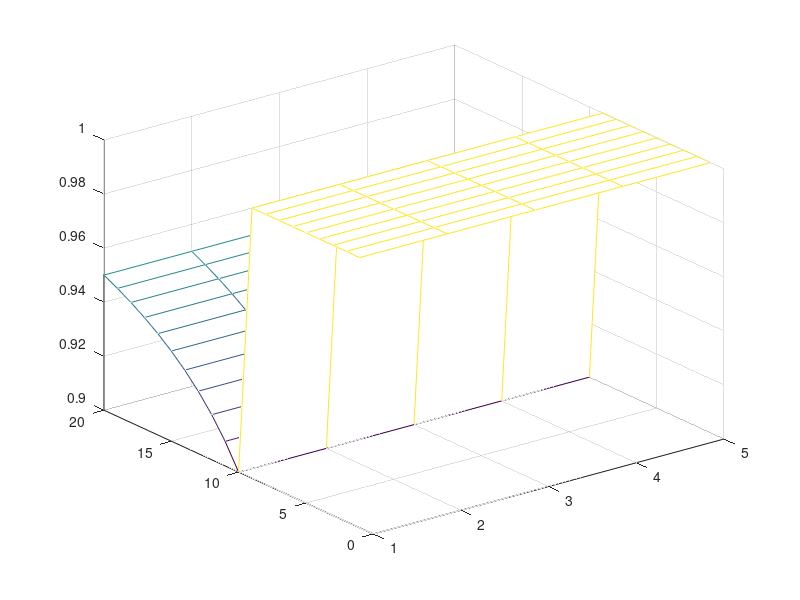
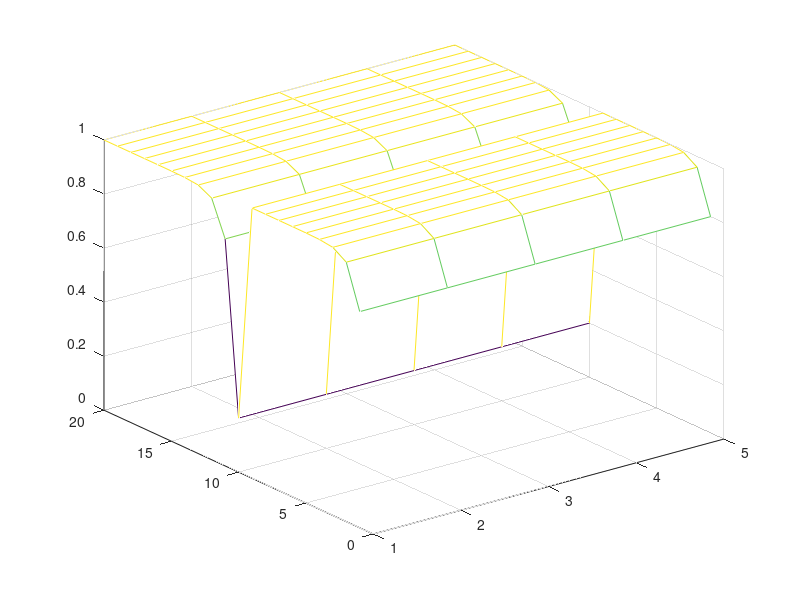

Write the MATLAB code that produced these figures, in order.
% midDopeLMS.m
% this script simulates the midbrain dopamine system
% using least mean squares learning or simple tracking

a=0.8; % set learning rate
nTrials=20; % set number of trials
nTimes=5; % set number of time points per trial

vLMS=zeros(1,nTimes); % set weigths for LMS
vRL=zeros(1,nTimes);% set weights for RL
TcourseLMS=zeros(nTrials,nTimes); % LMS time course
TcourseRL=zeros(nTrials,nTimes); % RL time course

count=0; % zero counter

for tr=1:nTrials, % for each learning trail
    rtg=1; % set the reward to go
    if tr==10, rtg=0; end % withold reward once
    vLMS=vLMS+(rtg-vLMS)/(count+1); % via least mean squares
    count=count+1; % increment the counter
    vRL=vRL + a*(rtg-vRL); % via simple reinforcement tracking 
    TcourseLMS(tr,:)=vLMS; % save the LMS values
    TcourseRL(tr,:)=vRL; % save the RL values
end % end learning trial loop

TcourseLMS
TcourseRL

figure(1)
mesh(TcourseLMS)
figure(2)
mesh(TcourseRL)
